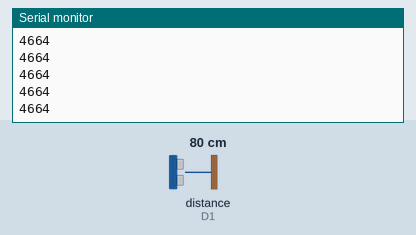
This sketch was run on a simulated ESP8266 (NodeMCU). On the bench: the last lines printed to the serial monitor. Wiring (inferred from the names in the program): ultrasonic range finder: trigger D0; echo D1. The test bench sets the inputs (shaded band); at power-on: distance to the obstacle (sensor on D1) 80 cm. The echo pulse lasts 58.3 µs per cm.

Above: at 1.2 s.
1.3 s: distance to the obstacle (sensor on D1) set to 2 cm
At 1.8 s:
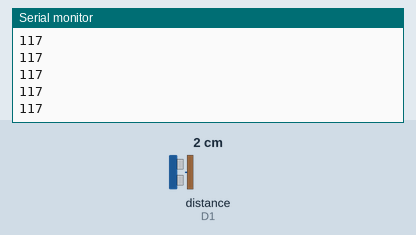
2.8 s: distance to the obstacle (sensor on D1) set to 4 cm
At 3.8 s:
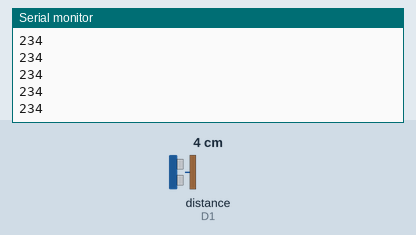
Timing chart, 0 to 5.8 s (numbered marks = the images above; inputs shaded):
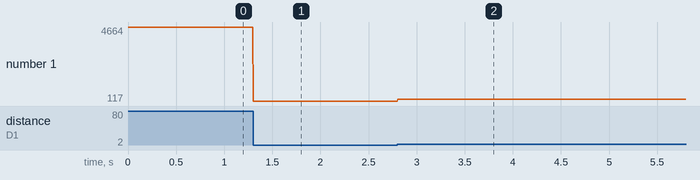

Measured:
- after the input at 1.3 s, the serial monitor: prints a new line at once (image 1)
- after the input at 2.8 s, the serial monitor: prints a new line at once (image 2)
- plotted number 1: 4664 → 117 after the input at 1.3 s, 117 → 234 after the input at 2.8 s

The sketch:

ultra.ino
```cpp
int trig = D0;
int echo = D1;
int dist,dur;

void setup()
{
  pinMode(trig,OUTPUT);
  pinMode(echo,INPUT);
  Serial.begin(9600);
}
void loop() {

  digitalWrite(trig,HIGH);
  delayMicroseconds(10);
  digitalWrite(trig,LOW);
  dur =pulseIn(echo,HIGH);
  dist =(dur/2)/29.1;
  Serial.println(dur);
}
```
